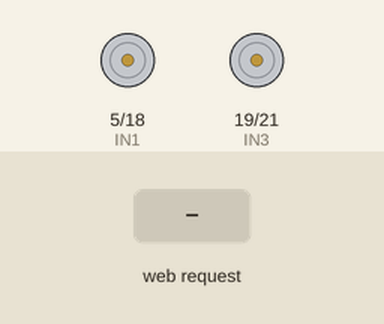
Recording of a sketch running on a simulated ESP32. On the bench: motor-driver pin pairs drawn as motors (green arrow = first pin HIGH = forward, orange = second pin HIGH = backward, longer = more drive, scaled by the enable pin). Inputs (shaded band) come from the test bench. WiFi joins after 1.5 s; servers stay silent unless stated; what the sketch prints to the serial monitor is not drawn.

Above: at 2.7 s.
2.8 s: HTTP request GET /toggle_auto received
At 3.3 s:
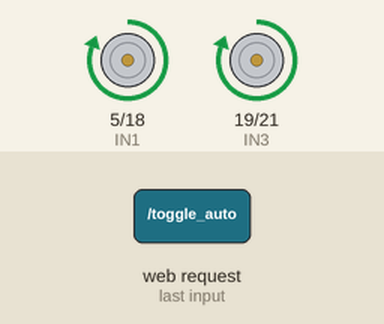
4.3 s: HTTP request GET /toggle_auto?go=forward received
At 4.7 s:
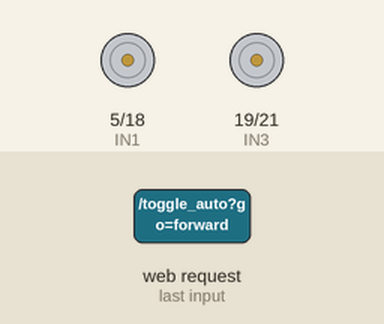
5.8 s: HTTP request GET /action?go=backward received
At 6.8 s:
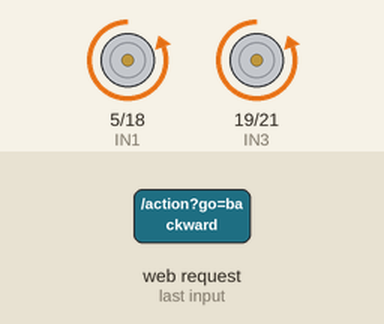
7.3 s: HTTP request GET /action?go=left received
At 7.9 s:
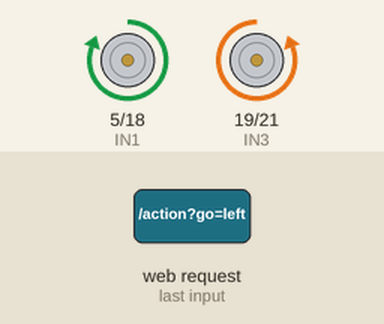
8.8 s: HTTP request GET /action?go=right received
At 9.1 s:
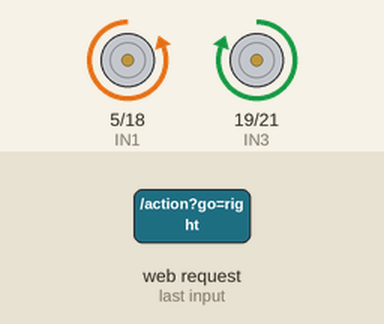
10.3 s: HTTP request GET /action received
At 11.4 s:
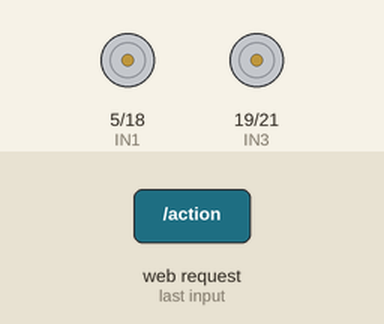
Timing chart, 0 to 12.8 s (numbered marks = the images above; inputs shaded):
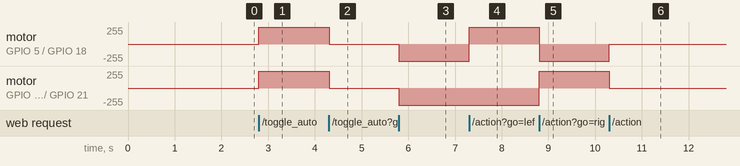

The sketch:

RCLidar.ino
```cpp
#include <WiFi.h>
#include <WebServer.h>

// --- WiFi Credentials ---
const char* ssid = "Faizan";
const char* password = "123456789";

// --- Pin Definitions (UPDATED) ---
// Speed Control Pins (Enable Pins)
const int ENA = 26;
const int ENB = 27;

// Motor A (Right Side)
const int IN1 = 5;
const int IN2 = 18;
// Motor B (Left Side)
const int IN3 = 19;
const int IN4 = 21;

// LiDAR Definitions (Serial2)
// User specified: TX->32, RX->33.
// Note: LiDAR TX connects to ESP RX (32), LiDAR RX connects to ESP TX (33)
#define RXD2 32
#define TXD2 33
int distance = 0;

// --- Server & Logic ---
WebServer server(80);
bool autopilot = false;

// --- HTML Page ---
const char index_html[] PROGMEM = R"rawliteral(
<!DOCTYPE HTML><html>
<head>
  <meta name="viewport" content="width=device-width, initial-scale=1">
  <style>
    body { font-family: Arial; text-align: center; margin:0px auto; padding-top: 30px; background-color: #f4f4f4;}
    .button { padding: 10px 20px; font-size: 24px; text-align: center; cursor: pointer; outline: none; color: #fff; background-color: #4CAF50; border: none; border-radius: 15px; margin: 5px; box-shadow: 0 5px #999; }
    .button:active { background-color: #3e8e41; box-shadow: 0 2px #666; transform: translateY(4px); }
    .stop { background-color: #d9534f; }
    .auto { background-color: #008CBA; }
    .data { font-size: 30px; color: #333; font-weight: bold; padding: 20px; }
  </style>
</head>
<body>
  <h1>ESP32 LiDAR Car</h1>
  <div class="data">Distance: <span id="dist">0</span> cm</div>

  <button class="button" onmousedown="move('forward')" onmouseup="move('stop')" ontouchstart="move('forward')" ontouchend="move('stop')">Forward</button><br>

  <button class="button" onmousedown="move('s_left')" onmouseup="move('stop')" ontouchstart="move('s_left')" ontouchend="move('stop')">Slight L</button>
  <button class="button" onmousedown="move('left')" onmouseup="move('stop')" ontouchstart="move('left')" ontouchend="move('stop')">Left</button>
  <button class="button" onmousedown="move('right')" onmouseup="move('stop')" ontouchstart="move('right')" ontouchend="move('stop')">Right</button>
  <button class="button" onmousedown="move('s_right')" onmouseup="move('stop')" ontouchstart="move('s_right')" ontouchend="move('stop')">Slight R</button><br>

  <button class="button" onmousedown="move('backward')" onmouseup="move('stop')" ontouchstart="move('backward')" ontouchend="move('stop')">Backward</button><br><br>

  <button class="button stop" onclick="move('stop')">STOP ALL</button>
  <button class="button auto" onclick="toggleAuto()">Toggle Autopilot</button>
  <p>Autopilot Status: <span id="autoStatus">OFF</span></p>

<script>
  setInterval(function() {
    fetch('/read_dist').then(response => response.text()).then(data => {
      document.getElementById("dist").innerHTML = data;
    });
  }, 100);

  function move(action) {
    fetch('/action?go=' + action);
  }

  function toggleAuto() {
    fetch('/toggle_auto').then(response => response.text()).then(data => {
      document.getElementById("autoStatus").innerHTML = data;
    });
  }
</script>
</body>
</html>
)rawliteral";

// --- Motor Control Functions ---
void stopMotors() {
  digitalWrite(IN1, LOW); digitalWrite(IN2, LOW);
  digitalWrite(IN3, LOW); digitalWrite(IN4, LOW);
}

void moveForward() {
  digitalWrite(IN1, HIGH); digitalWrite(IN2, LOW);
  digitalWrite(IN3, HIGH); digitalWrite(IN4, LOW);
}

void moveBackward() {
  digitalWrite(IN1, LOW); digitalWrite(IN2, HIGH);
  digitalWrite(IN3, LOW); digitalWrite(IN4, HIGH);
}

void turnLeft() {
  digitalWrite(IN1, HIGH); digitalWrite(IN2, LOW);
  digitalWrite(IN3, LOW); digitalWrite(IN4, HIGH);
}

void turnRight() {
  digitalWrite(IN1, LOW); digitalWrite(IN2, HIGH);
  digitalWrite(IN3, HIGH); digitalWrite(IN4, LOW);
}

void slightLeft() {
  digitalWrite(IN1, HIGH); digitalWrite(IN2, LOW);
  digitalWrite(IN3, LOW); digitalWrite(IN4, LOW);
}

void slightRight() {
  digitalWrite(IN1, LOW); digitalWrite(IN2, LOW);
  digitalWrite(IN3, HIGH); digitalWrite(IN4, LOW);
}

// --- LiDAR Function ---
void readLidar() {
  if (Serial2.available() >= 9) {
    if (Serial2.read() == 0x59) {
      if (Serial2.read() == 0x59) {
        int distL = Serial2.read();
        int distH = Serial2.read();
        // Skip remaining bytes (strength, mode, etc.)
        for(int i=0; i<5; i++) Serial2.read();
        distance = distL + (distH * 256);
      }
    }
  }
}

// --- Web Handlers ---
void handleRoot() { server.send(200, "text/html", index_html); }
void handleDistance() { server.send(200, "text/plain", String(distance)); }
void handleToggleAuto() {
  autopilot = !autopilot;
  stopMotors();
  server.send(200, "text/plain", autopilot ? "ON" : "OFF");
}

void handleAction() {
  if (autopilot) return;
  String go = server.arg("go");
  if (go == "forward") moveForward();
  else if (go == "backward") moveBackward();
  else if (go == "left") turnLeft();
  else if (go == "right") turnRight();
  else if (go == "s_left") slightLeft();
  else if (go == "s_right") slightRight();
  else stopMotors();
  server.send(200, "text/plain", "OK");
}

// --- Setup & Loop ---
void setup() {
  Serial.begin(115200);

  // LiDAR Serial Init: RX=32, TX=33
  Serial2.begin(115200, SERIAL_8N1, RXD2, TXD2);

  pinMode(ENA, OUTPUT); pinMode(ENB, OUTPUT);
  pinMode(IN1, OUTPUT); pinMode(IN2, OUTPUT);
  pinMode(IN3, OUTPUT); pinMode(IN4, OUTPUT);

  // Set Motors to Max Speed
  digitalWrite(ENA, HIGH);
  digitalWrite(ENB, HIGH);

  stopMotors();

  Serial.println("Connecting to WiFi...");
  WiFi.begin(ssid, password);
  while (WiFi.status() != WL_CONNECTED) {
    delay(500);
    Serial.print(".");
  }

  Serial.println("\nWiFi Connected.");
  Serial.print("IP Address: ");
  Serial.println(WiFi.localIP());

  server.on("/", handleRoot);
  server.on("/read_dist", handleDistance);
  server.on("/toggle_auto", handleToggleAuto);
  server.on("/action", handleAction);

  server.begin();
}

void loop() {
  server.handleClient();
  readLidar();

  if (autopilot) {
    if (distance > 0 && distance < 20) {
      turnRight(); // Obstacle Avoidance
    } else {
      moveForward();
    }
    delay(50);
  }
}
```

Measured:
- after the input at 2.8 s, motor on GPIO 5 (IN1) / GPIO 18 (IN2), motor on GPIO 19 (IN3) / GPIO 21 (IN4): stopped → forward 255/255 at once
- after the input at 4.3 s, motor on GPIO 5 (IN1) / GPIO 18 (IN2), motor on GPIO 19 (IN3) / GPIO 21 (IN4): forward 255/255 → stopped at once
- after the input at 5.8 s, motor on GPIO 5 (IN1) / GPIO 18 (IN2), motor on GPIO 19 (IN3) / GPIO 21 (IN4): stopped → backward 255/255 at once
- after the input at 7.3 s, motor on GPIO 5 (IN1) / GPIO 18 (IN2): backward 255/255 → forward 255/255 at once
- after the input at 8.8 s, motor on GPIO 5 (IN1) / GPIO 18 (IN2): forward 255/255 → backward 255/255 at once; motor on GPIO 19 (IN3) / GPIO 21 (IN4): backward 255/255 → forward 255/255 at once
- after the input at 10.3 s, motor on GPIO 5 (IN1) / GPIO 18 (IN2): backward 255/255 → stopped at once; motor on GPIO 19 (IN3) / GPIO 21 (IN4): forward 255/255 → stopped at once
